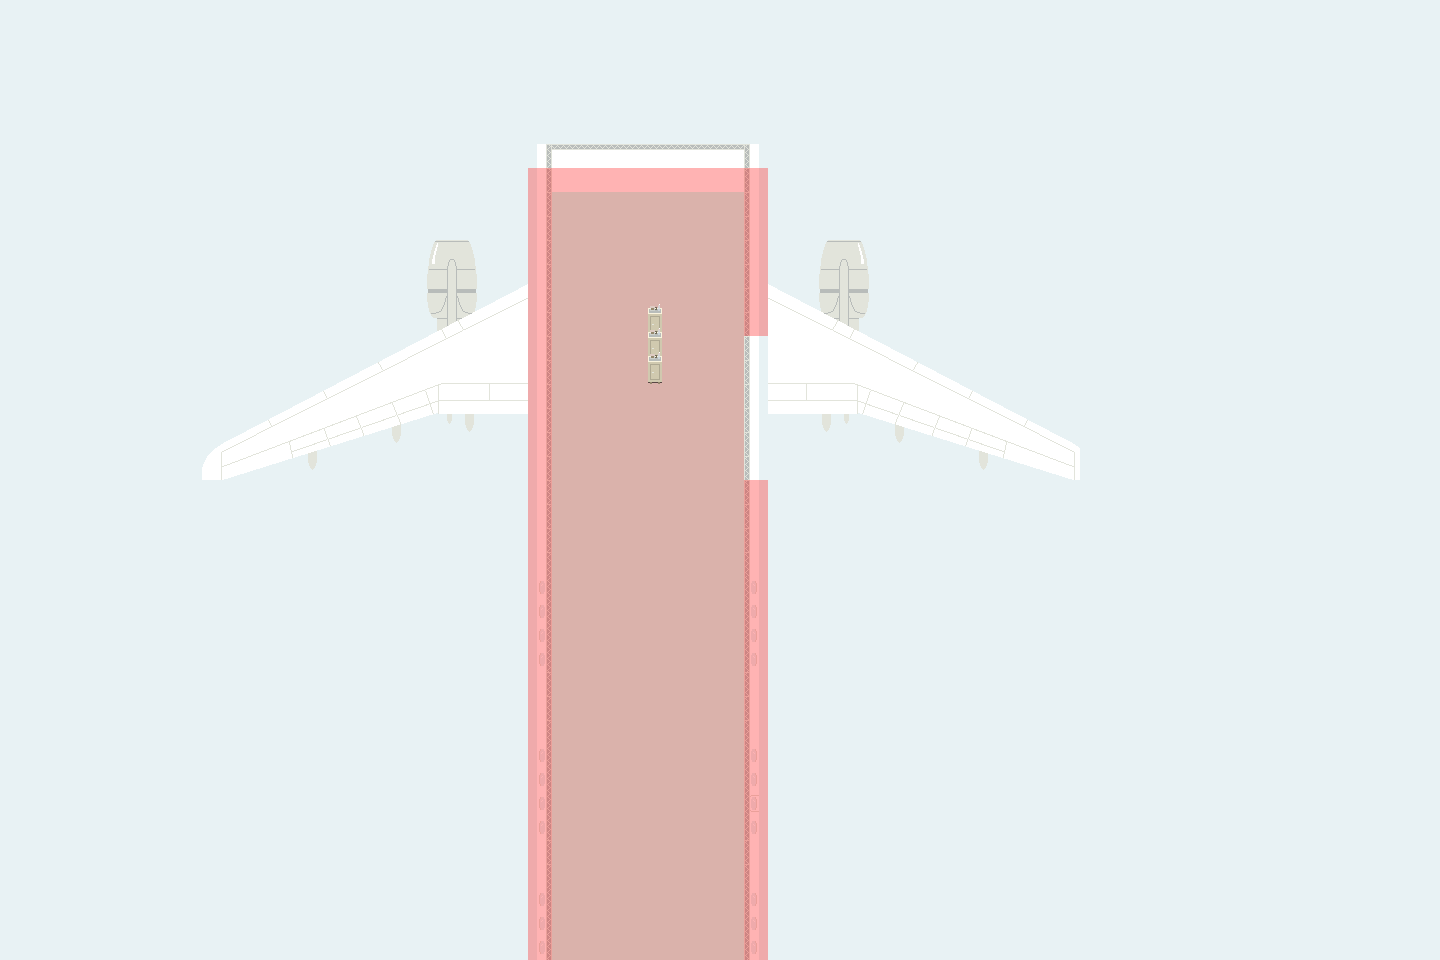

This game map was drawn from its Tiled (.tmx) file and the tilesets committed beside it. A one-line description and the trimmed map source follow:
An orthogonal 60x40 tile map with 24x24 px tiles, 4 tile layers (Sky, Floor, Above, Collision), 2 tilesets and 7 objects (2x actor).

<map version="1.0" orientation="orthogonal" width="60" height="40" tilewidth="24" tileheight="24">
 <tileset firstgid="1" name="tileset24" tilewidth="24" tileheight="24">
  <image source="tileset24.png" width="792" height="336" />
 </tileset>
 <tileset firstgid="463" name="tileset48" tilewidth="48" tileheight="48">
  <image source="tileset48.png" width="288" height="96" />
 </tileset>
 <layer name="Sky" width="60" height="40">
  <data>[2400 cells, 2400 non-empty, 1 distinct tile ids]</data>
 </layer>
 <layer name="Floor" width="60" height="40">
  <data>[2400 cells, 555 non-empty, 223 distinct tile ids]</data>
 </layer>
 <objectgroup name="Player" width="60" height="40">
  <object gid="466" x="552" y="504" />
  <object gid="466" x="552" y="360" />
  <object gid="466" x="552" y="408" />
  <object gid="466" x="552" y="456" />
  <object name="citizen" type="actor" x="624" y="432" width="48" height="48" />
  <object gid="466" x="552" y="336" />
  <object name="player" type="actor" x="624" y="216" width="48" height="48" />
 </objectgroup>
 <layer name="Above" width="60" height="40">
  <data>[2400 cells, 3 non-empty, 1 distinct tile ids]</data>
 </layer>
 <layer name="Collision" width="60" height="40" opacity="0.3">
  <data>[2400 cells, 68 non-empty, 1 distinct tile ids]</data>
 </layer>
</map>
